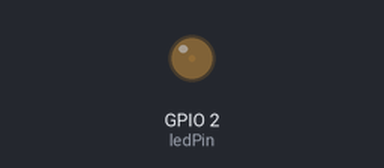
Bench run of a sketch on a simulated ESP32. Parts: output pins drawn as LEDs (lit = HIGH). What the sketch prints to the serial monitor is not drawn.

Above: at 0.05 s.
At 0.45 s:
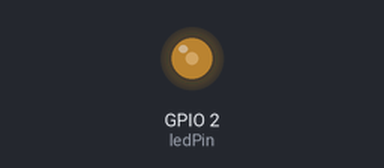
At 0.85 s:
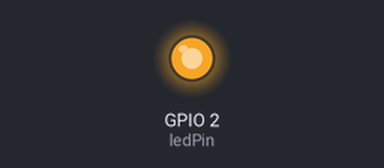
At 1.7 s:
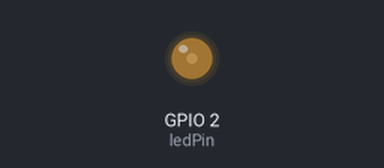
Timing chart, 0 to 4.6 s (numbered marks = the images above):
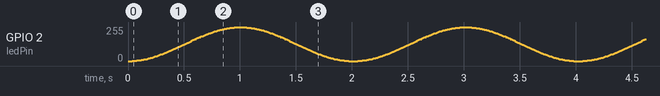

The sketch:

breath_led2.0.ino
```cpp
// 定义LED引脚
const int ledPin = 2;

// 设置PWM属性
const int freq = 5000;          // 频率 5000Hz
const int resolution = 8;       // 分辨率 8位 (0-255)

// 呼吸参数
const float PI_VAL = 3.14159265;
const int steps = 200;          // 一个完整呼吸周期的步数（越大越平滑）
const int delayTime = 10;       // 每步延时，控制呼吸速度

void setup() {
  Serial.begin(115200);
  ledcAttach(ledPin, freq, resolution);
}

void loop() {
  // 一个完整的呼吸周期：0 → 2π
  for (int i = 0; i <= steps; i++) {
    // 将 i 映射到 0 ~ 2π 弧度
    float theta = (float)i / steps * 2 * PI_VAL;

    // 使用 (1 - cosθ) / 2 将正弦波映射到 0~1 范围
    // 这样亮度变化就是：慢→快→慢→快→慢（自然的呼吸节奏）
    float brightness = (1.0 - cos(theta)) / 2.0;

    // 映射到 PWM 占空比 0~255
    int dutyCycle = (int)(brightness * 255);

    ledcWrite(ledPin, dutyCycle);
    delay(delayTime);
  }

  Serial.println("Breathing cycle completed");
}
```
